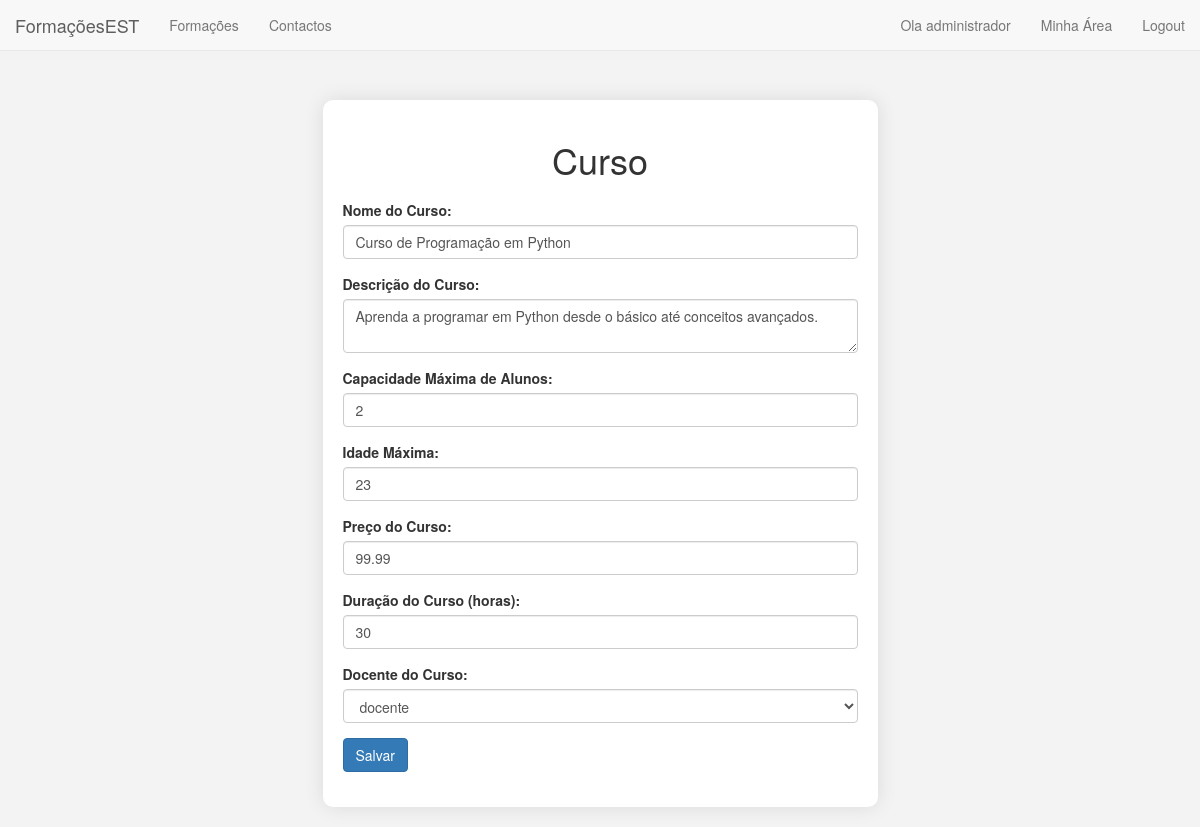
Before: /paginas/criar_curso.php?id_curso=13 (signed in) with the older database file.
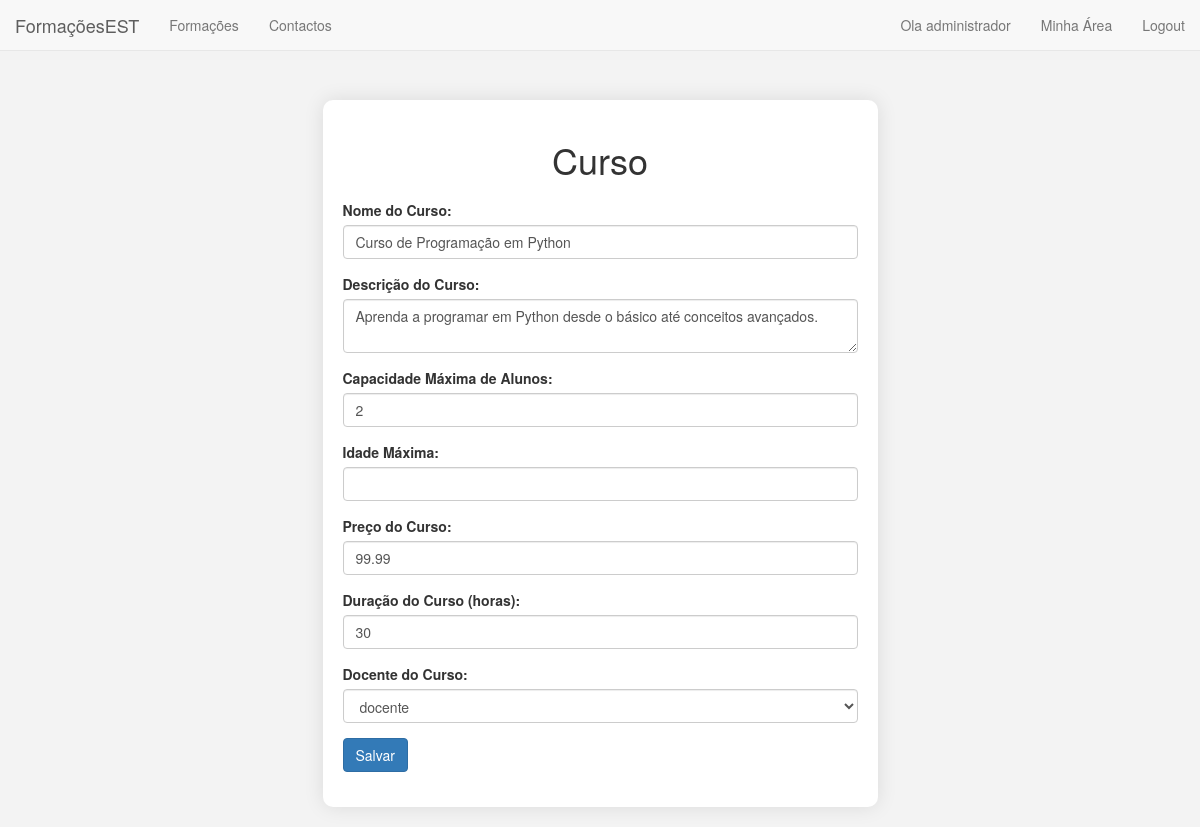
After: the same page with the newer database file.
### tables this page shows
CREATE TABLE `curso` (
  `id_curso` int(11) NOT NULL,
  `descricao` varchar(100) NOT NULL,
  `duracao` int(11) NOT NULL,
  `preco` decimal(8,2) DEFAULT NULL,
  `nome` varchar(60) DEFAULT NULL,
  `idade_maxima` int(11) DEFAULT NULL,
  `id_docente` int(11) DEFAULT NULL,
  `capacidade_maxima` int(11) DEFAULT NULL
);

### paginas/criar_curso.php (the view, shortened to what this page needs)
<?php
include 'navbar.php';
if (isset($_GET['id_curso'])) {
    $id_curso = $_GET['id_curso'];
    $sql = "SELECT * FROM curso WHERE id_curso = '$id_curso'";
    $resultado = mysqli_query($conn, $sql);
    if ($resultado && mysqli_num_rows($resultado) > 0) {
        $row = mysqli_fetch_assoc($resultado);
        $nome = $row['nome'];
        $descricao = $row['descricao'];
        $capacidade_maxima = $row['capacidade_maxima'];
        $idade_maxima = $row['idade_maxima'];
        $duracao =  $row['duracao'];
        $preco = $row['preco'];
    } else{
        echo "Não existe nenhum curso correspondente a este id";
    }
}
?>
<!DOCTYPE html>
<html lang="pt">
<head>
    <link rel="stylesheet" href="bootstrap.min.css">
</head>
<body>
    <div class="container" >
        <div class="row">
            <div class="col-md-6 col-md-offset-3">
                <div class="dashboard-container">
                    <h1>Curso</h1>
                    <form action="" method="POST">
                        <div class='dados-curso'>
                            <div class="form-group">
                                <label for="nome">Nome do Curso:</label>
                                <input type="text" class="form-control" id="nome" name="nome" value="<?php if(isset($nome)) echo $nome; ?>"required>
                            </div>
                             <div class="form-group">
                                <label for="descricao">Descrição do Curso:</label>
                                <textarea class="form-control" id="descricao" name="descricao" required><?php if(isset($descricao)) echo $descricao; ?></textarea>
                            </div>
                            <div class="form-group">
                                <label for="capacidade_maxima">Capacidade Máxima de Alunos:</label>
                                <input type="number" class="form-control" id="capacidade_maxima" value="<?php if(isset($capacidade_maxima)) echo $capacidade_maxima; ?>" name="capacidade_maxima" required>
                            </div>
                            <div class="form-group">
                                <label for="idade_maxima">Idade Máxima:</label>
                                <input type="number" class="form-control" id="idade_maxima" name="idade_maxima"  value="<?php if(isset($idade_maxima)) echo $idade_maxima; ?>"required>
                            </div>
                            <div class="form-group">
                                <label for="preco">Preço do Curso:</label>
                                <input type="number" class="form-control" id="preco" value="<?php if(isset($preco)) echo $preco; ?>"  name="preco" step="0.01" required>
                            </div>
                            <div class="form-group">
                                <label for="duracao">Duração do Curso (horas):</label>
                                <input type="number" class="form-control" id="duracao" name="duracao" value="<?php if(isset($duracao)) echo $duracao; ?>"required>
                            </div>
                            <div class="form-group">
                                <label for="docente">Docente do Curso:</label>
                                <select class="form-control" id="docente" name="id_docente" required>
                                    <?php
                                    $sql = "SELECT * FROM utilizador WHERE nivel_acesso=2";
                                    $resultado = mysqli_query($conn,$sql);
                                    if($resultado && mysqli_num_rows($resultado)){
                                        while($row = mysqli_fetch_assoc($resultado)){
                                            echo "<option value='" . $row['id_utilizador'] . "'>" . $row['nome'] . "</option>";
                                        }
                                    } else {
                                        echo "<option value=''>Nenhum coordenador disponível</option>";
                                    }
                                    ?>
                                </select>
                            </div>
                        </div>
                        <div class="form-group logout-btn">
                            <input type="submit" value="Salvar" class="btn btn-primary">
                        </div>
                    </form>
                </div>
            </div>
        </div>
    </div>
</body>
</html>

Changed rows visible on the page:
changed curso "Curso de Programação em Python": idade_maxima "23" → (not shown)
